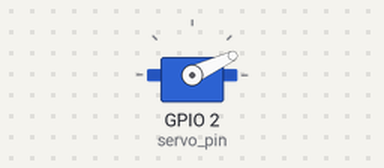
Recording of a program running on a simulated ESP32 board running MicroPython. Parts: servo. Servo angles are drawn from the pulse width (0.5 ms = 0°, 2.5 ms = 180°).

Above: at 0.05 s.
At 0.9 s:
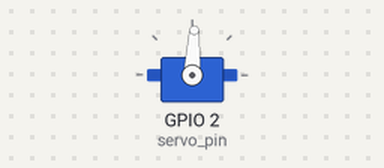
At 1.75 s:
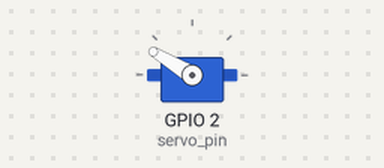
At 3.45 s:
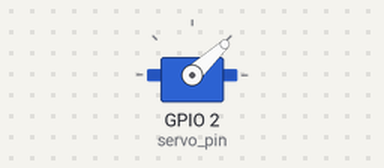
Timing chart, 0 to 8.5 s (numbered marks = the images above):
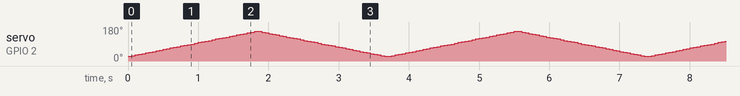

The program:

servo_sweep.py
```python
from machine import Pin, PWM
import time

# Configure the servo pin and PWM
servo_pin = Pin(2)  # Change to the pin you connected the servo to
servo = PWM(servo_pin, freq=50)  # 50 Hz for servo control

def set_servo_angle(servo, angle):
    # Map angle (0-180) to duty cycle (40-115 for 50Hz PWM)
    duty = int(40 + (angle / 180) * 75)
    servo.duty(duty)

try:
    while True:
        # Sweep from 0 to 180 degrees
        for angle in range(0, 181, 5):
            set_servo_angle(servo, angle)
            time.sleep(0.05)
        # Sweep back from 180 to 0 degrees
        for angle in range(180, -1, -5):
            set_servo_angle(servo, angle)
            time.sleep(0.05)
except KeyboardInterrupt:
    # Cleanup on exit
    servo.deinit()
```
